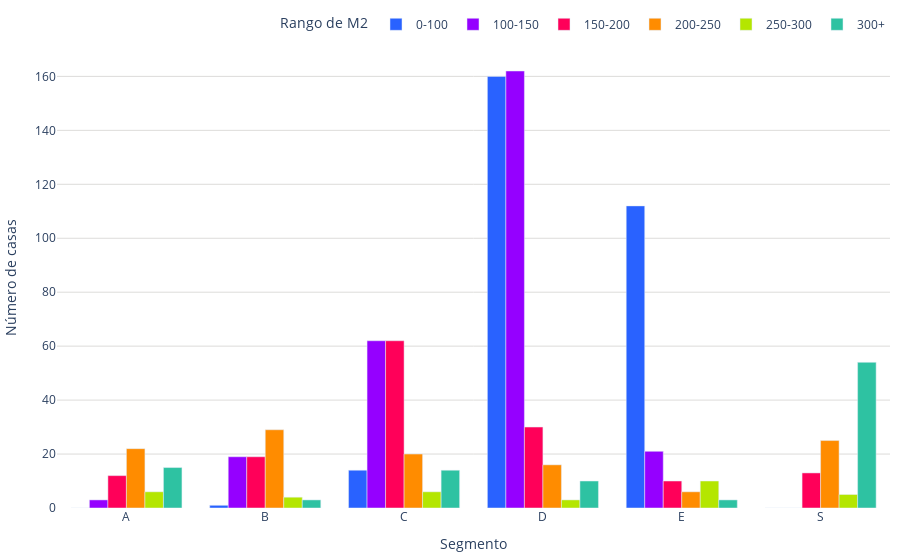

Write notebook code for a chart like this one.
### Code cell
def sumar_tablas(dataframes_list):
    tabla_suma = None
    
    for df in dataframes_list:
        tabla_actual = df.groupby(['m2_construido', 'segmento']).size().unstack(fill_value=0)
        
        if tabla_suma is None:
            tabla_suma = tabla_actual
        else:
            tabla_suma = tabla_suma.add(tabla_actual, fill_value=0)
    
    print("Tabla general de frecuencia:")
    print(tabla_suma)
    
    fig = graficar_tabla(tabla_suma)
    
    # Guardar la gráfica como archivo HTML
    guardar_grafico_como_html(fig, 'g_bar_dist_m2_construidos', carpeta='assets/graficas')
    
    return fig

colores = ['#2962ff', '#9500ff', '#ff0059', '#ff8c00', '#b4e600', '#2EC2A2','#E50CB6','#4225CF','#2CBA4D']

def graficar_tabla(tabla):  
    segmentos = tabla.index
    banos = tabla.columns
    
    fig = go.Figure()
    
    for i, segmento in enumerate(segmentos):
        color = colores[i % len(colores)]
        fig.add_trace(go.Bar(
            x=banos,
            y=tabla.loc[segmento],
            name=segmento,
            marker_color=color
        ))
    
    fig.update_layout(
        xaxis_title="Segmento",        
        yaxis=dict(
            title='Número de casas',
            gridcolor='#dddcda',
            gridwidth=1,
        ),
        legend_title="Rango de M2",
        barmode='group',
        legend=dict(
            orientation='h',  # Orientación horizontal de la leyenda
            yanchor='bottom',  # Anclar al borde inferior
            y=1.02,
            xanchor='right',
            x=1
        ),
        plot_bgcolor='rgba(0,0,0,0)',  # Color de fondo del gráfico
        margin=dict(l=10, r=10, t=10, b=10) # Ajusta los márgenes (left, right, top, bottom)
    )    
    
    fig.show()    
    return fig

def guardar_grafico_como_html(fig, nombre_archivo, carpeta='assets/graficas'):
    # Crear la carpeta si no existe
    if not os.path.exists(carpeta):
        os.makedirs(carpeta)
    
    # Guardar la gráfica como archivo HTML en la carpeta especificada
    ruta_archivo = os.path.join(carpeta, f'{nombre_archivo}.html')
    pio.write_html(fig, ruta_archivo)

# Llamar a la función sumar_tablas con la lista de DataFrames como argumento
fig = sumar_tablas(dataframes_list)

### Figure 1 — Plotly figure (JSON) as saved in the notebook; plotly's stock layout.template omitted (floating-point values rounded to 4 significant figures)
{"data": [{"marker": {"color": "#2962ff"}, "name": "0-100", "type": "bar", "x": ["A", "B", "C", "D", "E", "S"], "y": [0, 1, 14, 160, 112, 0]}, {"marker": {"color": "#9500ff"}, "name": "100-150", "type": "bar", "x": ["A", "B", "C", "D", "E", "S"], "y": [3, 19, 62, 162, 21, 0]}, {"marker": {"color": "#ff0059"}, "name": "150-200", "type": "bar", "x": ["A", "B", "C", "D", "E", "S"], "y": [12, 19, 62, 30, 10, 13]}, {"marker": {"color": "#ff8c00"}, "name": "200-250", "type": "bar", "x": ["A", "B", "C", "D", "E", "S"], "y": [22, 29, 20, 16, 6, 25]}, {"marker": {"color": "#b4e600"}, "name": "250-300", "type": "bar", "x": ["A", "B", "C", "D", "E", "S"], "y": [6, 4, 6, 3, 10, 5]}, {"marker": {"color": "#2EC2A2"}, "name": "300+", "type": "bar", "x": ["A", "B", "C", "D", "E", "S"], "y": [15, 3, 14, 10, 3, 54]}], "layout": {"barmode": "group", "legend": {"orientation": "h", "title": {"text": "Rango de M2"}, "x": 1, "xanchor": "right", "y": 1.02, "yanchor": "bottom"}, "margin": {"b": 10, "l": 10, "r": 10, "t": 10}, "plot_bgcolor": "rgba(0,0,0,0)", "xaxis": {"title": {"text": "Segmento"}}, "yaxis": {"gridcolor": "#dddcda", "gridwidth": 1, "title": {"text": "Número de casas"}}}}
